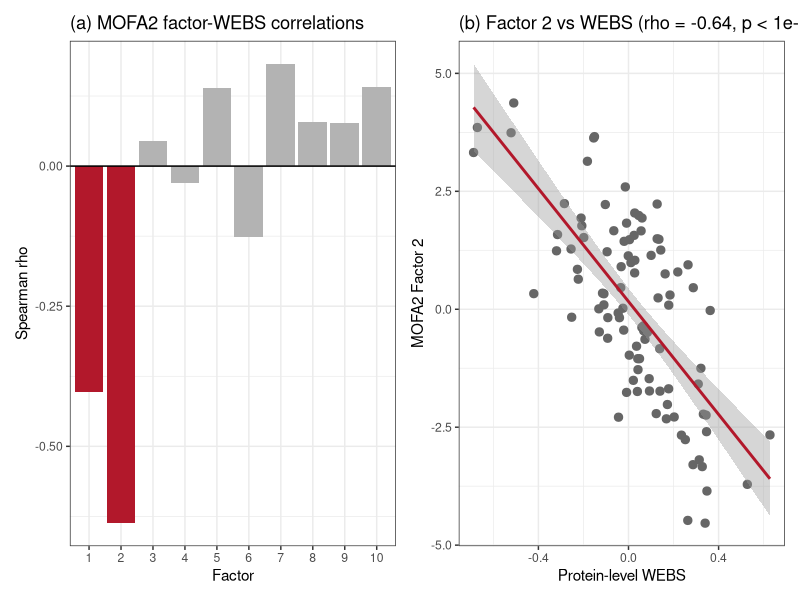
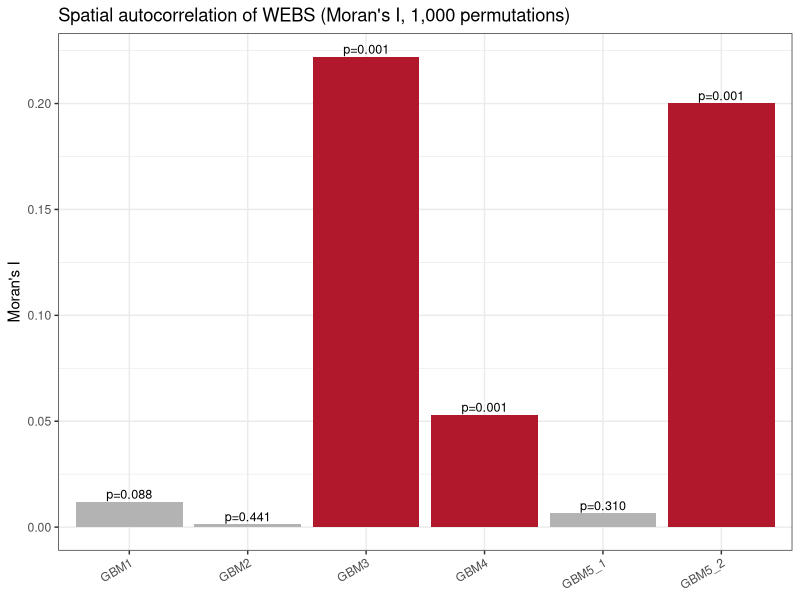
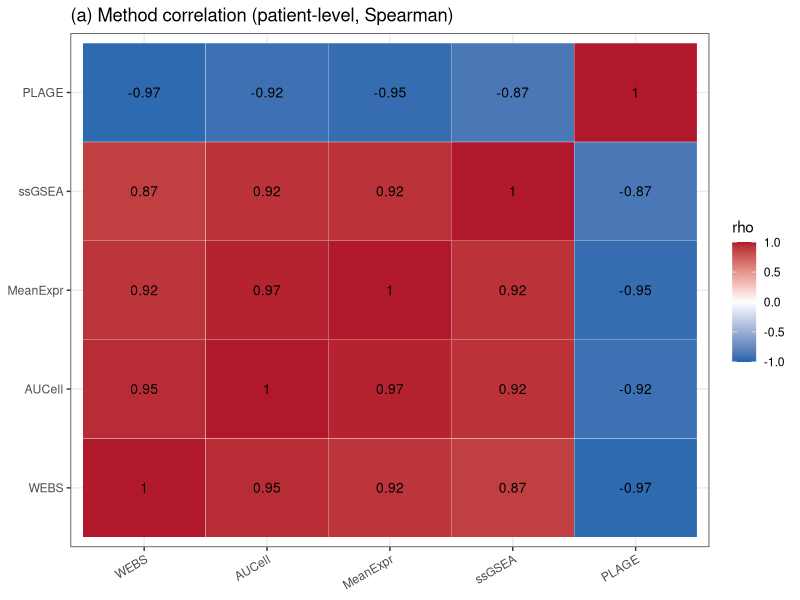

Write the R code that produced these figures, in order.
# Generate missing supplementary figures: benchmarking, MOFA2, spatial autocorr
setwd("E:/KIMI/GBM_WEBS_Project")
suppressMessages({ library(ggplot2); library(dplyr); library(patchwork) })
dir.create("figures_supp_extra", showWarnings = FALSE)

# ---- S3a: method benchmarking correlation heatmap ----
bc <- read.csv("results/benchmarking_correlation.csv", row.names = 1, check.names = FALSE)
bc_long <- as.data.frame(as.table(as.matrix(bc)))
colnames(bc_long) <- c("Method1", "Method2", "rho")
p1 <- ggplot(bc_long, aes(Method1, Method2, fill = rho)) +
  geom_tile(color = "white") +
  geom_text(aes(label = round(rho, 2)), size = 3.5) +
  scale_fill_gradient2(low = "#2166AC", mid = "white", high = "#B2182B",
                       midpoint = 0, limits = c(-1, 1)) +
  theme_bw(base_size = 11) +
  theme(axis.text.x = element_text(angle = 30, hjust = 1)) +
  labs(title = "(a) Method correlation (patient-level, Spearman)",
       x = NULL, y = NULL, fill = "rho")

# ---- S3b: computational performance (already have figS_performance) ----
# keep existing figS_performance.pdf

# ---- S9: MOFA2 ----
fc <- read.csv("results/mofa2_factor_webs_corr.csv")
factors_df <- read.csv("results/mofa2_factors.csv")
p2a <- ggplot(fc, aes(x = factor(factor), y = rho)) +
  geom_bar(stat = "identity", aes(fill = q < 0.05)) +
  scale_fill_manual(values = c("TRUE" = "#B2182B", "FALSE" = "grey70")) +
  theme_bw(base_size = 11) + theme(legend.position = "none") +
  geom_hline(yintercept = 0) +
  labs(title = "(a) MOFA2 factor-WEBS correlations", x = "Factor", y = "Spearman rho")
p2b <- ggplot(factors_df, aes(x = WEBS, y = Factor2)) +
  geom_point(size = 2.5, color = "grey40") +
  geom_smooth(method = "lm", color = "#B2182B") +
  theme_bw(base_size = 11) +
  labs(title = "(b) Factor 2 vs WEBS (rho = -0.64, p < 1e-12)",
       x = "Protein-level WEBS", y = "MOFA2 Factor 2")
pdf("figures_supp_extra/figS_mofa2.pdf", width = 11, height = 5)
print(p2a | p2b)
dev.off()

# ---- S10: spatial autocorrelation ----
sa <- read.csv("results/spatial_autocorrelation.csv")
p3 <- ggplot(sa, aes(x = slice, y = moran_I, fill = moran_p_permutation < 0.05)) +
  geom_bar(stat = "identity") +
  geom_text(aes(label = sprintf("p=%.3f", moran_p_permutation)), vjust = -0.3, size = 3.2) +
  scale_fill_manual(values = c("TRUE" = "#B2182B", "FALSE" = "grey70")) +
  theme_bw(base_size = 11) +
  theme(legend.position = "none", axis.text.x = element_text(angle = 30, hjust = 1)) +
  labs(title = "Spatial autocorrelation of WEBS (Moran's I, 1,000 permutations)",
       x = NULL, y = "Moran's I")
pdf("figures_supp_extra/figS_spatial_autocorr.pdf", width = 7, height = 5)
print(p3)
dev.off()

# ---- S3 benchmarking figure ----
pdf("figures_supp_extra/figS_benchmarking.pdf", width = 6.5, height = 5.5)
print(p1)
dev.off()

message("Extra supplementary figures done")
